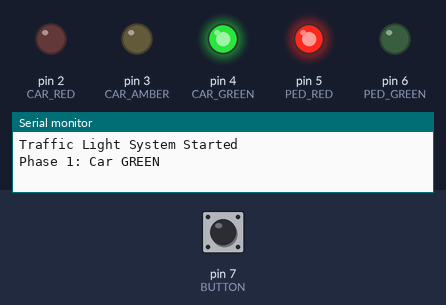
A sketch run on a simulated Arduino Uno, built with avr-gcc and run on an emulated ATmega328P. Shown: output pins drawn as LEDs (lit = HIGH), the last lines printed to the serial monitor. The inputs (shaded band) are chosen by the test bench; at power-on: pin 7 (BUTTON) LOW.

Above: at 1.2 s.
1.3 s: pin 7 (BUTTON) pulled HIGH for 0.15 s
At 5.8 s:
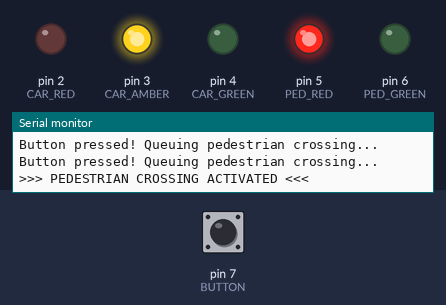
At 9.3 s:
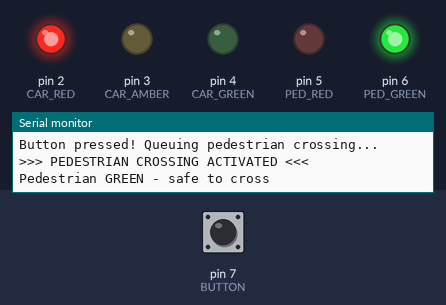
Timing chart, 0 to 37.5 s (numbered marks = the images above; inputs shaded):
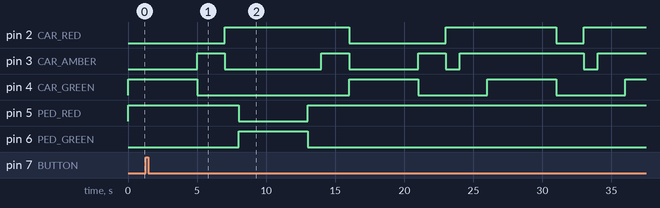

Measured:
- after the input at 1.3 s, pin 5 (PED_RED): HIGH → LOW after 6.7 s, → HIGH 5.0 s later; pin 6 (PED_GREEN): LOW → HIGH after 6.7 s, → LOW 5.0 s later
- by itself, pin 4 (CAR_GREEN): repeats every 10.0 s: HIGH 5.0 s, LOW 5.0 s

The sketch:

Mechantronic_Systems_Q1_Traffic_Light_1.ino
```cpp
/*
 * ============================================================
 *
 * Name: Christopher Redfern
 * BEng Electrical and Electronics Engineering
 * University of Lincoln
 * ELE2003M - Mechatronics Systems
 * Question 1: Traffic Light Demonstrator
 *
 * ============================================================
 *
 * Description:
 *   Simulates a UK pedestrian crossing traffic light system.
 *   Car lights cycle automatically: Green > Amber > Red > Red+Amber > Green
 *   When pedestrian button is pressed, the system safely
 *   transitions to pedestrian crossing mode, then returns
 *   to normal car traffic flow.
 *
 * Hardware:
 *   - Arduino (Freenove)
 *   - Car Red LED    -> Pin 2
 *   - Car Amber LED  -> Pin 3
 *   - Car Green LED  -> Pin 4
 *   - Ped Red LED    -> Pin 5
 *   - Ped Green LED  -> Pin 6
 *   - Push Button    -> Pin 7 (with 10k pull-down resistor)
 *   - All LEDs via 220 ohm resistors to GND
 * ============================================================
 */

// --- Pin Definitions ---
const int CAR_RED    = 2;   // Car traffic light - Red LED
const int CAR_AMBER  = 3;   // Car traffic light - Amber LED
const int CAR_GREEN  = 4;   // Car traffic light - Green LED
const int PED_RED    = 5;   // Pedestrian light  - Red LED
const int PED_GREEN  = 6;   // Pedestrian light  - Green LED
const int BUTTON     = 7;   // Pedestrian push button

// --- Timing Constants (milliseconds) ---
const int TIME_CAR_GREEN   = 5000;  // Car green phase duration
const int TIME_CAR_AMBER   = 2000;  // Car amber warning duration
const int TIME_RED_PAUSE   = 1000;  // Pause on red before pedestrian goes
const int TIME_PED_CROSS   = 5000;  // Pedestrian crossing duration
const int TIME_RED_AMBER   = 2000;  // Red+Amber before car green resumes

// --- Global Variable ---
bool buttonPressed = false;  // Tracks if pedestrian button has been pressed


// ============================================================
// SETUP - Runs once when Arduino powers on
// ============================================================
void setup() {
  // Set all LED pins as outputs
  pinMode(CAR_RED,   OUTPUT);
  pinMode(CAR_AMBER, OUTPUT);
  pinMode(CAR_GREEN, OUTPUT);
  pinMode(PED_RED,   OUTPUT);
  pinMode(PED_GREEN, OUTPUT);

  // Set button pin as input
  pinMode(BUTTON, INPUT);

  // Open Serial Monitor for debugging (optional)
  Serial.begin(9600);
  Serial.println("Traffic Light System Started");

  // Start with car on Green, pedestrian on Red (safe default)
  allLightsOff();
  digitalWrite(CAR_GREEN, HIGH);
  digitalWrite(PED_RED,   HIGH);
}


// ============================================================
// LOOP - Runs repeatedly after setup()
// ============================================================
void loop() {

  // --- PHASE 1: Car GREEN ---
  Serial.println("Phase 1: Car GREEN");
  digitalWrite(CAR_GREEN, HIGH);
  digitalWrite(PED_RED,   HIGH);
  waitAndCheckButton(TIME_CAR_GREEN);

  // If button was pressed during green phase, start crossing sequence
  if (buttonPressed) {
    pedestrianCrossing();
    buttonPressed = false;
    return; // Restart loop from beginning
  }

  // --- PHASE 2: Car AMBER ---
  Serial.println("Phase 2: Car AMBER");
  allLightsOff();
  digitalWrite(CAR_AMBER, HIGH);
  digitalWrite(PED_RED,   HIGH);
  waitAndCheckButton(TIME_CAR_AMBER);

  // --- PHASE 3: Car RED (check for button press here too) ---
  Serial.println("Phase 3: Car RED");
  allLightsOff();
  digitalWrite(CAR_RED,  HIGH);
  digitalWrite(PED_RED,  HIGH);

  // If button was pressed at any point, trigger crossing now
  if (buttonPressed) {
    pedestrianCrossing();
    buttonPressed = false;
    return;
  }

  waitAndCheckButton(TIME_RED_PAUSE);

  // --- PHASE 4: Car RED + AMBER (preparing to go green) ---
  Serial.println("Phase 4: Car RED + AMBER");
  allLightsOff();
  digitalWrite(CAR_RED,   HIGH);
  digitalWrite(CAR_AMBER, HIGH);
  digitalWrite(PED_RED,   HIGH);
  delay(TIME_RED_AMBER);

  // Return to Phase 1 (Green) at top of loop
}


// ============================================================
// FUNCTION: pedestrianCrossing()
// Executes the full pedestrian crossing sequence
// ============================================================
void pedestrianCrossing() {
  Serial.println(">>> PEDESTRIAN CROSSING ACTIVATED <<<");

  // Step 1: Car goes to Amber as warning
  allLightsOff();
  digitalWrite(CAR_AMBER, HIGH);
  digitalWrite(PED_RED,   HIGH);
  delay(TIME_CAR_AMBER);

  // Step 2: Car goes to Red - pedestrian still Red momentarily
  allLightsOff();
  digitalWrite(CAR_RED, HIGH);
  digitalWrite(PED_RED, HIGH);
  delay(TIME_RED_PAUSE);

  // Step 3: Pedestrian goes Green - safe to cross!
  Serial.println("Pedestrian GREEN - safe to cross");
  allLightsOff();
  digitalWrite(CAR_RED,   HIGH);
  digitalWrite(PED_GREEN, HIGH);
  delay(TIME_PED_CROSS);

  // Step 4: Pedestrian back to Red
  allLightsOff();
  digitalWrite(CAR_RED, HIGH);
  digitalWrite(PED_RED, HIGH);
  delay(TIME_RED_PAUSE);

  // Step 5: Car Red + Amber - preparing to resume
  allLightsOff();
  digitalWrite(CAR_RED,   HIGH);
  digitalWrite(CAR_AMBER, HIGH);
  digitalWrite(PED_RED,   HIGH);
  delay(TIME_RED_AMBER);

  // Step 6: Car back to Green - normal flow resumes
  allLightsOff();
  digitalWrite(CAR_GREEN, HIGH);
  digitalWrite(PED_RED,   HIGH);
  Serial.println("Returning to normal car flow");
}


// ============================================================
// FUNCTION: waitAndCheckButton(duration)
// Waits for the specified duration in 50ms chunks,
// checking the button state during the wait.
// This prevents the button being missed during long delays.
// ============================================================
void waitAndCheckButton(int duration) {
  int elapsed = 0;
  while (elapsed < duration) {
    if (digitalRead(BUTTON) == HIGH) {
      buttonPressed = true;
      Serial.println("Button pressed! Queuing pedestrian crossing...");
    }
    delay(50);
    elapsed += 50;
  }
}


// ============================================================
// FUNCTION: allLightsOff()
// Turns off all LEDs - used before switching to a new phase
// ============================================================
void allLightsOff() {
  digitalWrite(CAR_RED,   LOW);
  digitalWrite(CAR_AMBER, LOW);
  digitalWrite(CAR_GREEN, LOW);
  digitalWrite(PED_RED,   LOW);
  digitalWrite(PED_GREEN, LOW);
}
```
